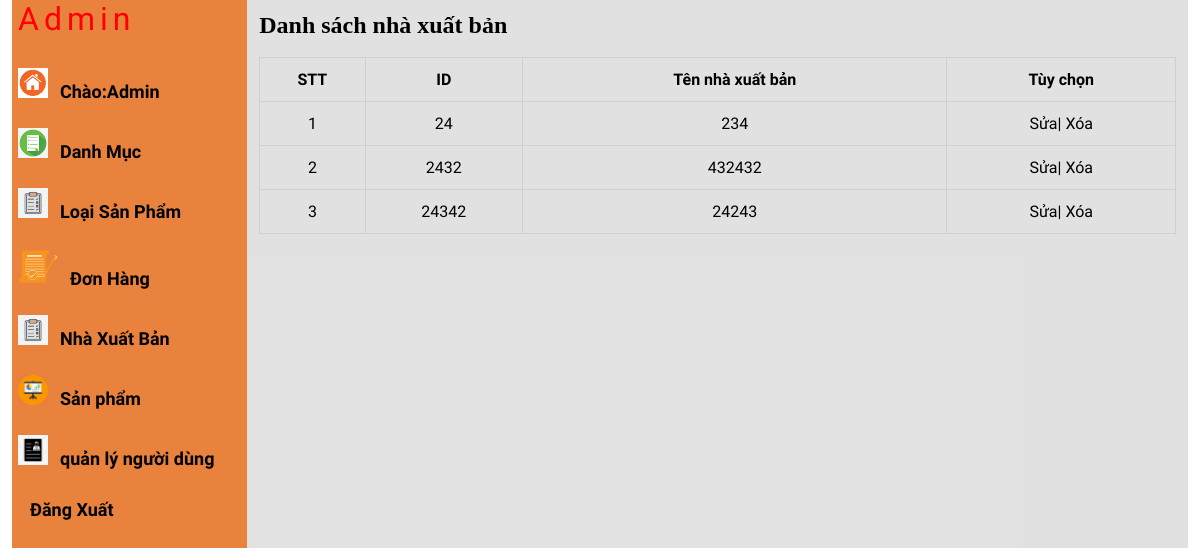
Before: /admin/nhaxuatban_list.php with the older database file.
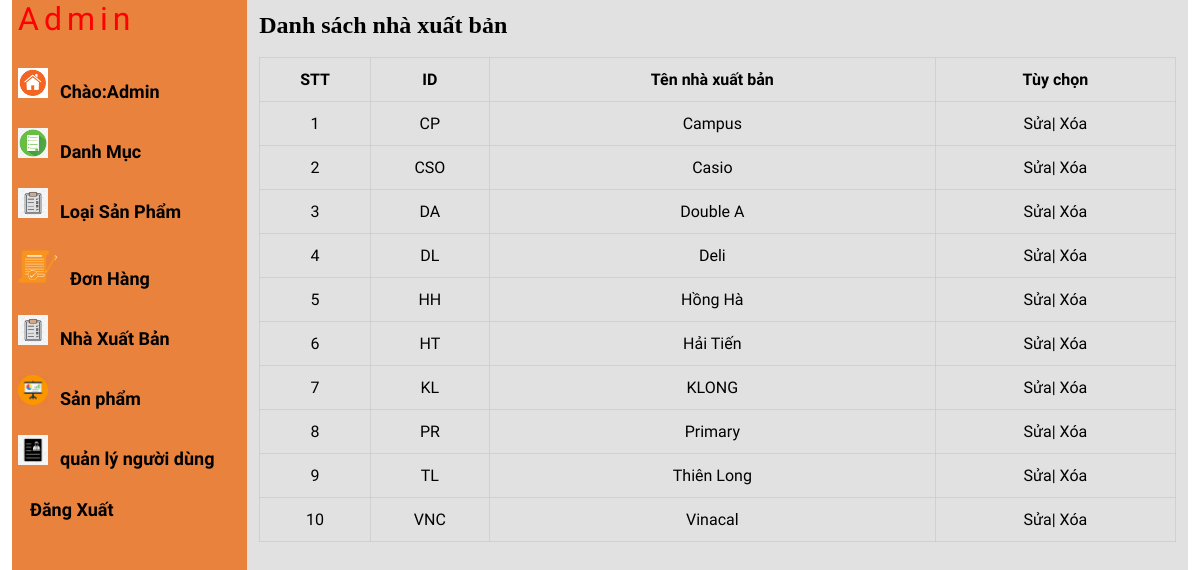
After: the same page with the newer database file.
### tables this page shows
CREATE TABLE `nha_san_xuat` (
  `ma` varchar(15) NOT NULL DEFAULT 'TL',
  `ten` varchar(200) NOT NULL
);

### admin/nhaxuatban_list.php (the view, shortened to what this page needs)
<?php
include "header.php";
include "leftside.php";
?>
<?php
        $ket_noi = mysqli_connect('localhost','root','','doan1');
        mysqli_set_charset($ket_noi,'utf8');
        $sql = "select * from nha_san_xuat";
        $ket_qua = mysqli_query($ket_noi,$sql);
        ?>
<div class="admin-content-right">
    <div class="table-content">
        <h1>Danh sách nhà xuất bản</h1><br>
        <table>
            <tr>
                <th>STT</th>
                <th>ID</th>
                <th>Tên nhà xuất bản</th>
                <th>Tùy chọn</th>
            </tr>
           <?php $i = 0;
           foreach ($ket_qua as $tung_san_pham){
           $i = $i + 1 ; ?>
            <tr>
                <td><?php echo $i ?></td>
                <td><?php echo $tung_san_pham['ma']  ?></td>
                <td><?php echo $tung_san_pham['ten']  ?></td>
                <td><a href="nhaxuatban_update.php?ma=<?php echo $tung_san_pham['ma'] ?>">Sửa</a>|
                    <a href="delete_NSX.php?ma=<?php echo $tung_san_pham['ma'] ?>">Xóa</a>
                </td>
            </tr>
            <?php
            } ?>
        </table>
    </div>
</div>
</section>
</body>
</html>

### admin/header.php (shortened to what this page needs)
<!DOCTYPE html>
<html lang="en">
<head>
    <link rel="stylesheet" href="style.css">
</head>
<body>

### admin/leftside.php (shortened to what this page needs)
<section class="admin-content row space-between">
    <div class="admin-content-left">
        <div class="header-top-left">
            <a href="index.php">
                <p style="color: red;">Admin</p>
            </a>
        </div>
        <ul>
            <li><a href="index.php"> <img style="width:30px" src="icon/admin.png" alt="">Chào:Admin</a>
            <li><a href="#"><img style="width:30px" src="icon/options.png" alt="">Danh Mục</a>
            </li>
            <li><a href="#"><img style="width:30px" src="icon/menu.png" alt="">Loại Sản Phẩm</a>
            </li>
            <li><a href="#"><img style="width:40px" src="icon/donhang.png" alt="">Đơn Hàng</a>
            </li>
            <li><a href="#"><img style="width:30px" src="icon/menu.png" alt="">Nhà Xuất Bản</a>
            </li>
            <li><a href="#"><img style="width:30px" src="icon/article.png" alt="">Sản phẩm</a>
            </li>
            <li><a href="#"><img style="width:30px" src="icon/qltk.jpg" alt="">quản lý người dùng</a>
            </li>
            <li><a href=""> <img style=" width:30px" src="icon/logout.png" alt="">Đăng Xuất</a>
            </li>
        </ul>
    </div>

### admin/style.css (style rules this page uses)
:root { --maincolor: #ff8800; --subcolor: #ec400c; }
* { padding: 0; margin: 0; box-sizing: border-box; }
ul { list-style: none; }
a { text-decoration: none; color: black; }
.row { display: flex; }
.space-between { justify-content: space-between; }
.admin-content { padding: 0px 12px; }
.admin-content-left { width: 20%; padding-left: 6px; background-color: #e9823d; }
.admin-content-left > ul >li >a { font-weight: bold; font-family: "Bona Nova", serif; font-size: 18px; }
.admin-content-left > ul > li { line-height: 30px; margin-bottom: 20px; }
.admin-content-left > ul > li img { margin-right: 12px; line-height: 22px; }
.admin-content-right { width: 80%; background-color: #dddd; padding: 12px 12px; height: 100vh; overflow-y: scroll; }
.table-content table { width: 100%; }
.table-content table,th,td { text-align: center; border: 1px solid #cccc; border-collapse: collapse; padding: 12px 0; font-family: "Bona Nova", serif; }
.header-top-left p { font-family: "Otomanopee One", sans-serif; color: var(--maincolor); font-weight: 400; font-size: 32px; letter-spacing: 5px }
.header-top-left { margin-bottom: 30px; }

Changed rows visible on the page:
removed nha_san_xuat: ma "24", ten "234"
removed nha_san_xuat: ma "2432", ten "432432"
removed nha_san_xuat: ma "24342", ten "24243"
added nha_san_xuat: ma "CP", ten "Campus"
added nha_san_xuat: ma "CSO", ten "Casio"
added nha_san_xuat: ma "DA", ten "Double A"
added nha_san_xuat: ma "DL", ten "Deli"
added nha_san_xuat: ma "HH", ten "Hồng Hà"
added nha_san_xuat: ma "HT", ten "Hải Tiến"
added nha_san_xuat: ma "KL", ten "KLONG"
added nha_san_xuat: ma "PR", ten "Primary"
added nha_san_xuat: ma "TL", ten "Thiên Long"
added nha_san_xuat: ma "VNC", ten "Vinacal"
